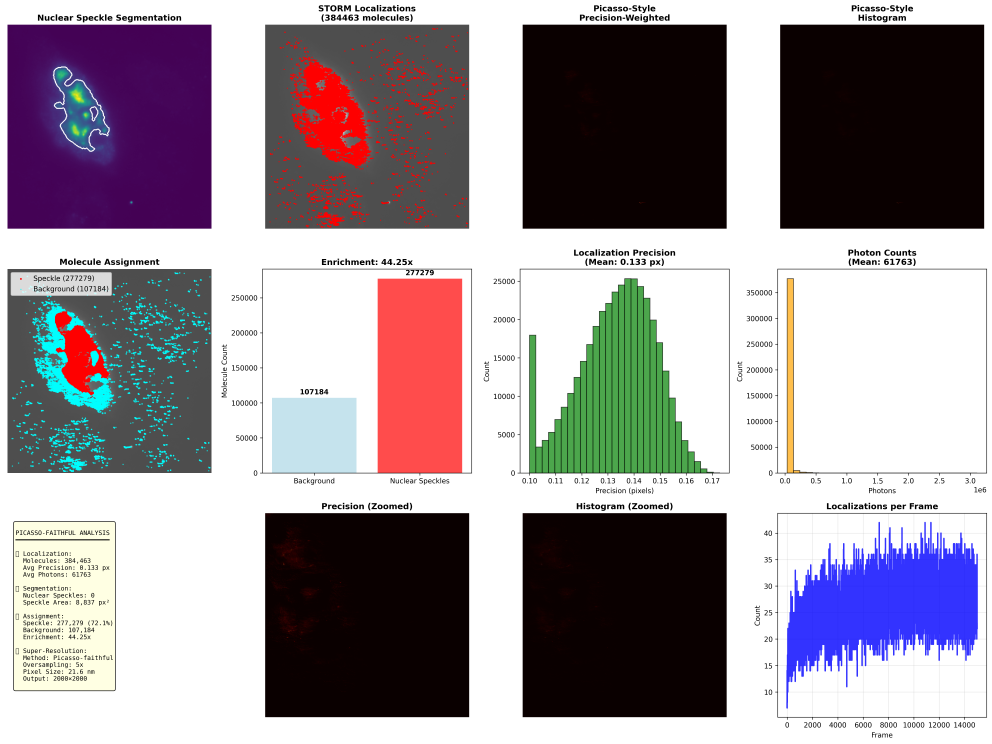
#> input picture r1_picasso_faithful_analysis.png, 5950 x 4463 px (shown at 1/6 size)
$ python -i picasso_faithful_storm_analyzer.py   (imports and definitions only)
#> lines starting #> are read from the running program, lines starting #| are printed output that depends on the picture; after the words box and inside, x2 and y2 are one past the last pixel; in counts of white or black regions, pixels touching at a corner belong together
#!/usr/bin/env python3
"""
Picasso-Faithful STORM Nuclear Speckle Analyzer
===============================================
Implementation that closely follows Picasso's render.py methodology for super-resolution reconstruction.

Based on Picasso's render.py:
- Exact Gaussian rendering with proper 2D PDF normalization
- Coordinate transformation matching Picasso's approach
- Viewport and bounds handling like Picasso
- Precision-based sigma calculation matching Picasso

Usage: python picasso_faithful_storm_analyzer.py
"""

import os
import time
import numpy as np
import matplotlib.pyplot as plt
import pandas as pd
from typing import Dict, List, Tuple, Optional
import warnings
# [1 line not run here, left out]

from scipy import ndimage
from skimage.feature import peak_local_max
from skimage.filters import gaussian, threshold_otsu
from skimage import segmentation, measure, morphology, transform
from sklearn.cluster import DBSCAN
import numba as nb

# Picasso constants
_DRAW_MAX_SIGMA = 3  # Maximum sigma for drawing bounds (from Picasso)

class PicassoFaithfulRenderer:
    """
    Super-resolution renderer that exactly follows Picasso's render.py implementation.
    """

    def __init__(self, pixel_size=108.0, oversampling=8):
        """
        Initialize renderer following Picasso conventions.

        Parameters:
        -----------
        pixel_size : float
            Original pixel size in nanometers
        oversampling : int
            Super-resolution oversampling factor
        """
        self.pixel_size = pixel_size
        self.oversampling = oversampling
        self.super_pixel_size = pixel_size / oversampling
        print(f"🎨 Initialized Picasso-faithful renderer:")
        print(f"   Original pixel size: {pixel_size} nm")
        print(f"   Oversampling: {oversampling}x")
        print(f"   Super-resolution pixel size: {self.super_pixel_size:.2f} nm")

    # [183 lines left out: functions convert_localizations_to_picasso_format, picasso_render_setup, picasso_fill_gaussian, render_gaussian_picasso_style, render_histogram_picasso_style, _fill_histogram, not called in this run]

class PicassoFaithfulSTORMAnalyzer:
    """
    STORM analyzer using Picasso-faithful super-resolution rendering.
    """

    def __init__(self, pixel_size=108.0, oversampling=5, output_dir="./picasso_faithful_analysis"):
        self.pixel_size = pixel_size
        self.oversampling = oversampling
        self.output_dir = output_dir
        os.makedirs(output_dir, exist_ok=True)

        # Initialize Picasso-faithful renderer
        self.renderer = PicassoFaithfulRenderer(pixel_size, oversampling)

        # Analysis parameters
        self.localization_params = {
            'spot_size': 3,
            'threshold': 50,
            'min_photons': 100
        }

        print(f"🔬 Picasso-Faithful STORM Analyzer initialized")
        print(f"   Output directory: {output_dir}")

    # [138 lines left out: functions load_and_process_data, localize_molecules, not called in this run]

    def segment_nuclear_speckles(self, marker_image):
        """Segment nuclear speckles from marker image."""
        print(f"\n🎯 Stage 2: Nuclear Speckle Segmentation")
        print("=" * 40)

        # Preprocessing
        if len(marker_image.shape) > 2:
            marker_image = marker_image.mean(axis=2)

        smoothed = gaussian(marker_image, sigma=1.0)

        # Adaptive thresholding
        threshold = threshold_otsu(smoothed)
        binary = smoothed > threshold

        # Morphological operations
        binary = morphology.remove_small_objects(binary, min_size=50)
        binary = morphology.binary_closing(binary, morphology.disk(2))

        # Label connected components
        labeled = measure.label(binary)

        # Filter by size and shape
        regions = measure.regionprops(labeled)
        min_area, max_area = 100, 10000

        filtered_labels = np.zeros_like(labeled)
        speckle_count = 0

        for region in regions:
            if min_area <= region.area <= max_area:
                speckle_count += 1
                mask = labeled == region.label
                filtered_labels[mask] = speckle_count

        print(f"   ✅ Detected {speckle_count} nuclear speckles")
        print(f"   📏 Area range: {min_area}-{max_area} pixels")

        return filtered_labels

    # [346 lines left out: functions assign_molecules_to_speckles, create_super_resolution_images, create_comparison_visualization, run_complete_analysis, main, not called in this run]

# [2 lines not run here, left out]

>>> import cv2
>>> picture = cv2.imread('r1_picasso_faithful_analysis.png', cv2.IMREAD_GRAYSCALE)
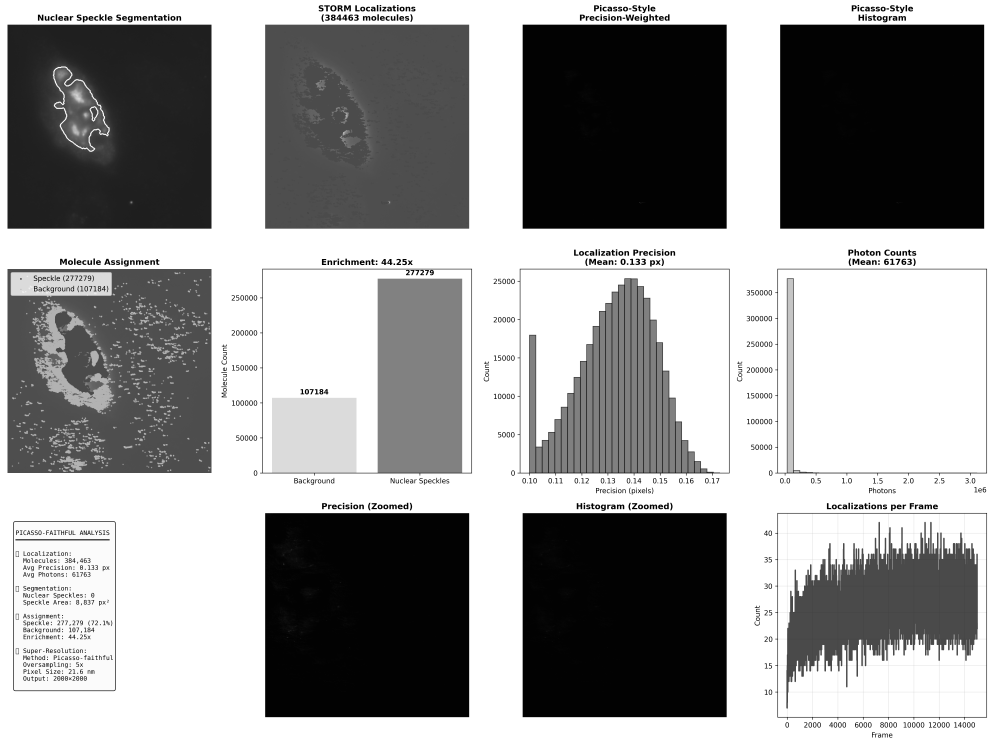
#> picture: shape (4463, 5950) (shown at 1/6 size); min 0, max 255, mean 152.2
>>> result = PicassoFaithfulSTORMAnalyzer().segment_nuclear_speckles(picture)
#> in segment_nuclear_speckles, `threshold = threshold_otsu(smoothed)`: threshold = 0.572
#> in segment_nuclear_speckles, `binary = smoothed > threshold`:
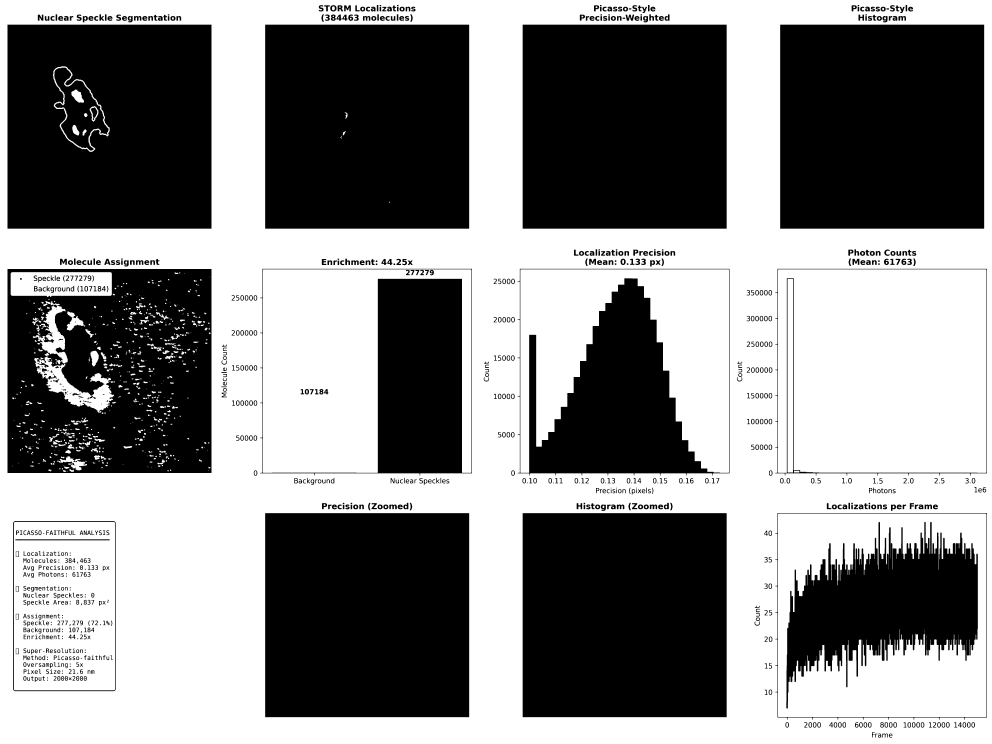
#> binary: shape (4463, 5950) bool (shown at 1/6 size); 52.8% white; 1018 black regions (47 under 20 px), largest, box (x1, y1, x2, y2) and area: (3136, 148, 4360, 1372) 1498176, (4681, 148, 5905, 1372) 1498176, (1591, 3079, 2815, 4303) 1498176
#> in segment_nuclear_speckles, `binary = morphology.binary_closing(binary, morphology.disk(2))`:
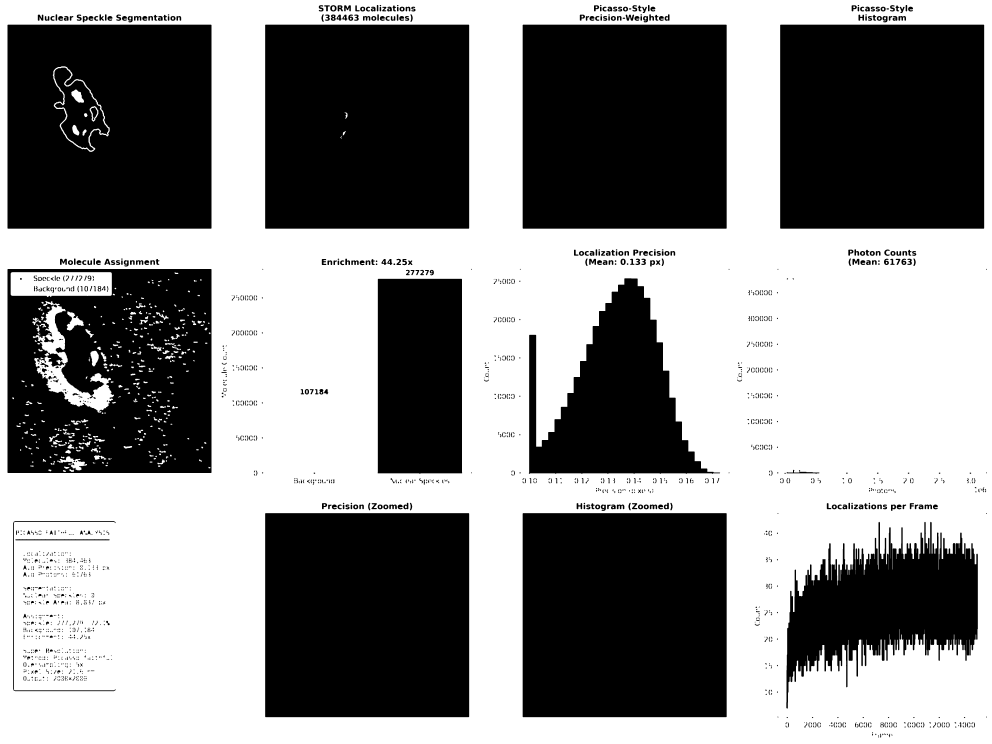
#> binary: shape (4463, 5950) bool (shown at 1/6 size); 53.3% white; 1824 black regions (263 under 20 px)
#> in segment_nuclear_speckles, `labeled = measure.label(binary)`:
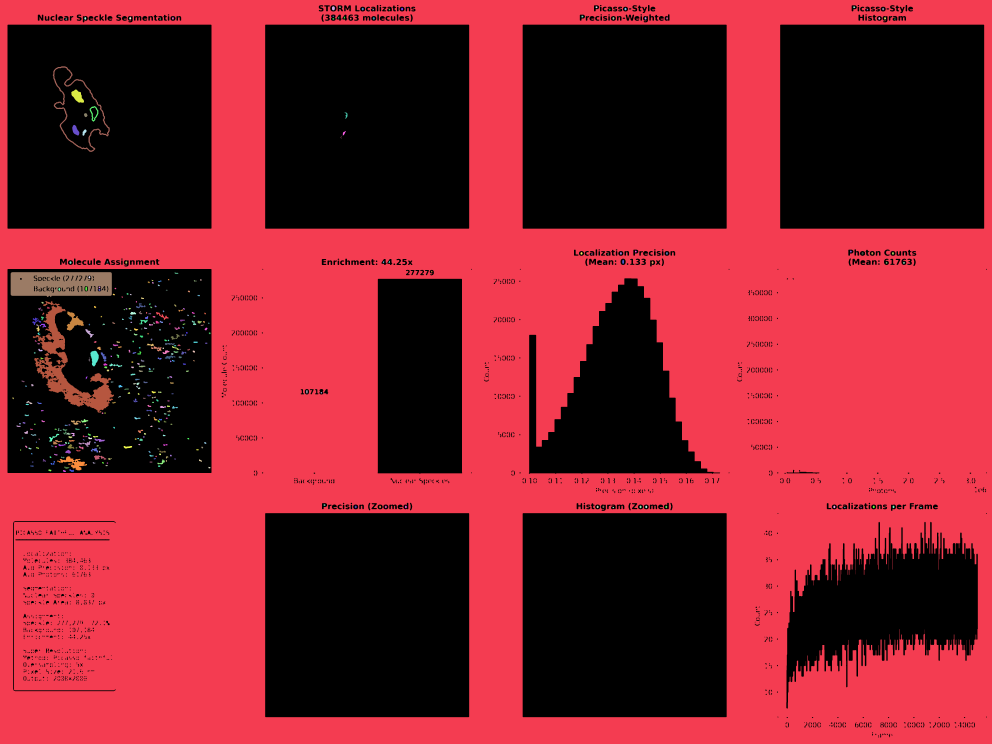
#> labeled: shape (4463, 5950) int32 (shown at 1/6 size); 407 distinct labels, from 0 to 406; one colour per label, 0 black
#> in segment_nuclear_speckles, `regions = measure.regionprops(labeled)`: regions = 406 regions; largest, box (x1, y1, x2, y2) and area: (0, 0, 5950, 4463) 13897109, (197, 1806, 684, 2476) 79901, (64, 1633, 671, 1782) 78204, (317, 398, 658, 911) 12545, (344, 2737, 522, 2822) 5358
#> the loop in segment_nuclear_speckles, `for region in regions:` made 406 passes
#> pass 2, in segment_nuclear_speckles, `mask = labeled == region.label`:
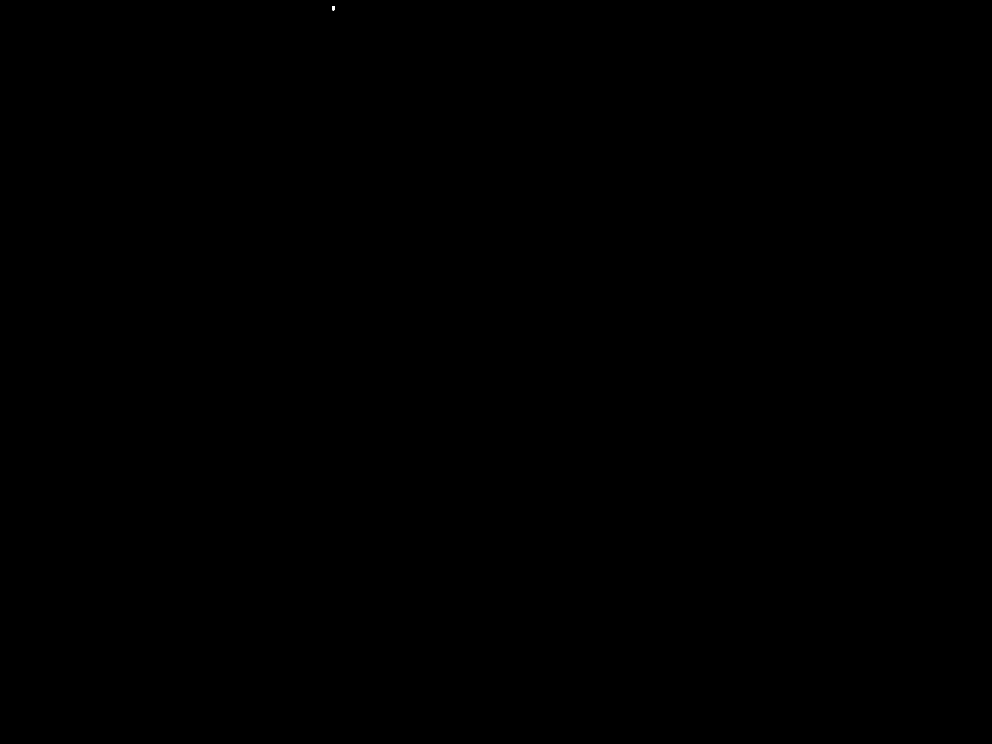
#> mask: shape (4463, 5950) bool (shown at 1/6 size); 0% white; 1 white region, box (x1, y1, x2, y2) and area: (1992, 38, 2009, 62) 342
#> after the loop in segment_nuclear_speckles, `for region in regions:`: filtered_labels: shape (4463, 5950) int32; 230 distinct labels, from 0 to 229
#> after the loop in segment_nuclear_speckles, `for region in regions:`: speckle_count = 229
#|    ✅ Detected 229 nuclear speckles
